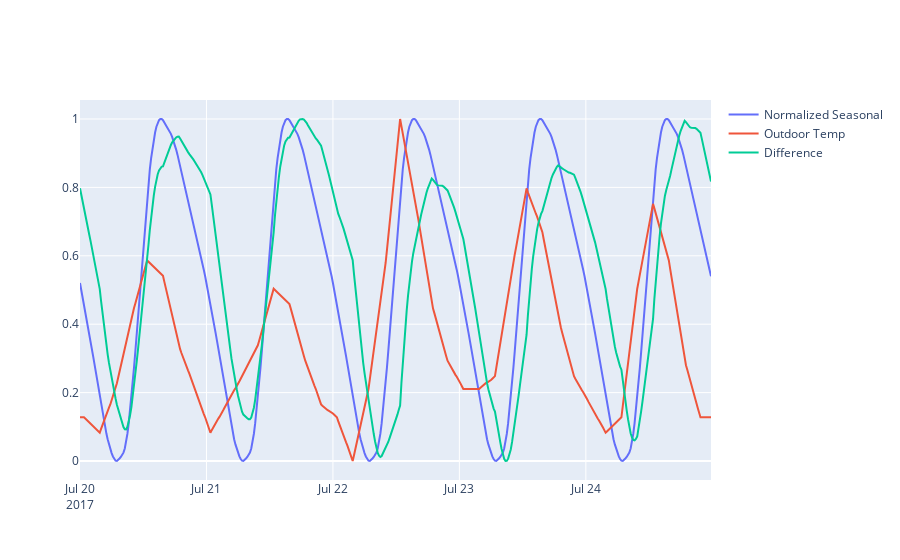

Notebook cell for this chart:
### Code cell
fig = go.Figure()
fig.add_trace(go.Scatter(
                    x=results.seasonal.index,
                    y=normalize(results.seasonal), 
                    mode='lines',
                    name="Normalized Seasonal"
                ))
fig.add_trace(go.Scatter(
                    x=t01.data["Out"].datetimes,
                    y=normalize(np.array(t01.data["Out"].values)), 
                    mode='lines',
                    name="Outdoor Temp"
                ))

out_dif = normalize(normalize(results.seasonal) - normalize(np.array(t01.data["Out"].values)))
fig.add_trace(go.Scatter(
                    x=t01.data["Out"].datetimes,
                    y=out_dif, 
                    mode='lines',
                    name="Difference"
                ))

### Figure 1 — Plotly figure (JSON) as saved in the notebook; plotly's stock layout.template omitted (floating-point values rounded to 4 significant figures; data arrays with more than 128 entries replaced by an {"elided": "..."} marker saying what was removed)
{"data": [{"mode": "lines", "name": "Normalized Seasonal", "type": "scatter", "x": {"elided": "480 str values"}, "y": {"elided": "480 float values"}}, {"mode": "lines", "name": "Outdoor Temp", "type": "scatter", "x": {"elided": "480 str values"}, "y": {"elided": "480 float values"}}, {"mode": "lines", "name": "Difference", "type": "scatter", "x": {"elided": "480 str values"}, "y": {"elided": "480 float values"}}], "layout": {}}
